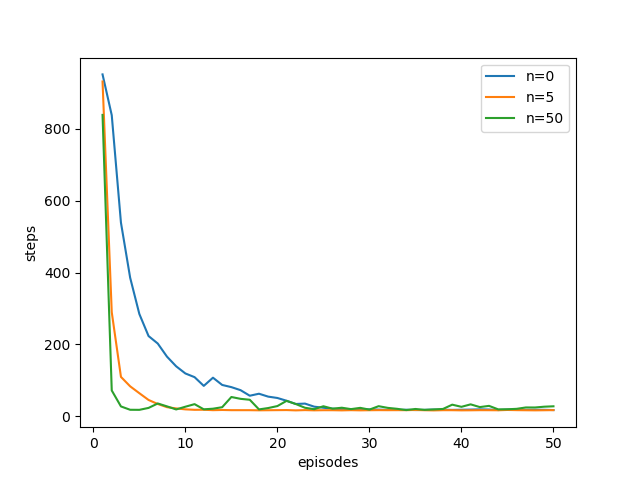

This figure's Python source:
'''
MIT License

Copyright (c) 2018 Frank Lee

Permission is hereby granted, free of charge, to any person obtaining a copy
of this software and associated documentation files (the "Software"), to deal
in the Software without restriction, including without limitation the rights
to use, copy, modify, merge, publish, distribute, sublicense, and/or sell
copies of the Software, and to permit persons to whom the Software is
furnished to do so, subject to the following conditions:

The above copyright notice and this permission notice shall be included in all
copies or substantial portions of the Software.

THE SOFTWARE IS PROVIDED "AS IS", WITHOUT WARRANTY OF ANY KIND, EXPRESS OR
IMPLIED, INCLUDING BUT NOT LIMITED TO THE WARRANTIES OF MERCHANTABILITY,
FITNESS FOR A PARTICULAR PURPOSE AND NONINFRINGEMENT. IN NO EVENT SHALL THE
AUTHORS OR COPYRIGHT HOLDERS BE LIABLE FOR ANY CLAIM, DAMAGES OR OTHER
LIABILITY, WHETHER IN AN ACTION OF CONTRACT, TORT OR OTHERWISE, ARISING FROM,
OUT OF OR IN CONNECTION WITH THE SOFTWARE OR THE USE OR OTHER DEALINGS IN THE
SOFTWARE.
'''

# -*- coding: utf-8 -*-

import random
import numpy as np
from tqdm import tqdm
import matplotlib.pyplot as plt

HEIGHT = 6
WIDTH = 9

UP_ACTION = 0
RIGHT_ACTION = 1
DOWN_ACTION = 2
LEFT_ACTION = 3

START_STATE = [2, 0]
GOAL_STATE = [0, 8]

Q = np.zeros([HEIGHT, WIDTH, 4])
MODEL = dict()

def image(x, y, l):
    plt.subplot(1, 1, 1)
    for i, e in enumerate(y):
        plt.plot(x, e, label=l[i])
    plt.xlabel('episodes')
    plt.ylabel('steps')
    plt.legend(loc='upper right')
    plt.savefig('./maze.png')
    plt.close()


def reset():
    global Q, MODEL
    Q = np.zeros([HEIGHT, WIDTH, 4])
    MODEL = dict()
    # random.seed(47)
    # np.random.seed(79)


def is_forbidden(state):
    x, y = state
    if x < 0 or x > 5 or y < 0 or y > 8:
        return True
    if x in [0, 1, 2] and y == 7:
        return True
    if x in [1, 2, 3] and y == 2:
        return True
    if x == 4 and y == 5:
        return True
    return False

def step(state, action):
    if state == GOAL_STATE:
        return START_STATE
    x, y = state
    new_state = state
    if action == UP_ACTION:
        new_state = [x-1, y]
    elif action == RIGHT_ACTION:
        new_state = [x, y+1]
    elif action == DOWN_ACTION:
        new_state = [x+1, y]
    else:
        new_state = [x, y-1]
    if is_forbidden(new_state):
        return state
    return new_state

def get_reward(state):
    if state == GOAL_STATE:
        return 1.0
    return 0.0

def get_action(state, epsilon):
    global Q
    if np.random.binomial(1, epsilon) == 1:
        return random.randint(0, 3)
    return np.random.choice([a for a, v in enumerate(Q[state[0]][state[1]]) if v == np.max(Q[state[0]][state[1]])])

def episode(count, repeats):
    global Q, MODEL
    state = START_STATE
    epsilon = 0.1
    gamma = 0.95
    alpha = 0.1

    steps = 0
    data = []
    trajectory = dict()
    while True:
        if len(data) == count:
            break
        if state == GOAL_STATE:
            data.append(steps)
            steps = 0
            state = START_STATE
            continue
        if np.random.binomial(1, epsilon) == 1:
            action = random.randint(0, 3)
        else:
            action = np.random.choice([a for a, v in enumerate(Q[state[0]][state[1]]) if v == np.max(Q[state[0]][state[1]])])
        tmp = trajectory.get('%d_%d' % (state[0], state[1]), list())
        tmp.append(action)
        trajectory['%d_%d' % (state[0], state[1])] = tmp
        new_state = step(state, action)
        reward = get_reward(new_state)
        ma = np.random.choice([a for a, v in enumerate(Q[new_state[0]][new_state[1]]) if v == np.max(Q[new_state[0]][new_state[1]])])
        if state != GOAL_STATE:
            Q[state[0]][state[1]][action] += alpha * (reward + gamma * Q[new_state[0]][new_state[1]][ma] - Q[state[0]][state[1]][action])
            MODEL['%d_%d_%d'%(state[0], state[1], action)] = [reward, new_state]
            for _ in range(repeats):
                k = list(trajectory.keys())
                s = k[np.random.choice(len(k))]
                # s = np.random.choice(trajectory.keys())
                ss = str.split(s, '_')
                state = [int(ss[0]), int(ss[1])]
                action = np.random.choice(trajectory[s])
                reward, next_state = MODEL['%d_%d_%d'%(state[0], state[1], action)]
                ma = np.random.choice([a for a, v in enumerate(Q[new_state[0]][new_state[1]]) if v == np.max(Q[new_state[0]][new_state[1]])])
                Q[state[0]][state[1]][action] += alpha * (reward + gamma * Q[next_state[0]][next_state[1]][ma] - Q[state[0]][state[1]][action])
        state = new_state
        steps += 1
    return data

def run():
    run = 100
    data = np.zeros([3, 50])
    for _ in tqdm(range(run)):
        d = []
        repeats = [0, 5, 50]
        count = 50
        for i in range(len(repeats)):
            d.append(episode(count, repeats[i]))
            reset()
        data += np.array(d)
    image(np.arange(count) + 1, data/run, ['n=0', 'n=5', 'n=50'])


if __name__ == "__main__":
    run()
